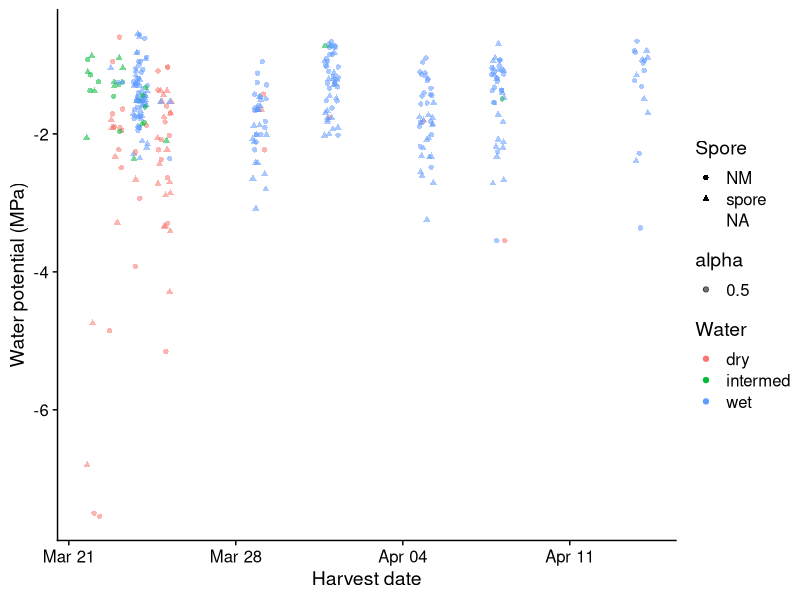

Here is the R script that generated this plot:
# WATER POTENTIAL

library(tidyverse)
library(cowplot)

water_potentials = read_csv("data/Suillus water potential data - Sheet1.csv")
water_potentials$Water_potential_MPa = as.numeric(water_potentials$Water_potential_MPa)

treatments = read_csv("data/Suillus Treatment Inventory.xlsx - Sheet1.csv")

soil_moisture = read_csv("data/Suillus Soil Data.xlsx - Sheet1.csv", skip = 2)
soil = rename(soil_moisture, Plant_ID = ID)


water_treatments = left_join(treatments, water_potentials)
water_treatments = left_join(water_treatments, soil)
water_treatments$realdate = mdy(water_treatments$Date)

ggplot(data = water_treatments) +
  theme_cowplot() +
  # geom_boxplot(outlier.alpha = 0,
  #              aes(x = (realdate), y = Water_potential_MPa)) +
  geom_jitter(width = 0.30,
              aes(x = realdate, 
                  y = Water_potential_MPa,
                  color = Water,
                  alpha = 0.5, 
                  shape = Spore)) +
  ylab("Water potential (MPa)") +
  xlab("Harvest date")
